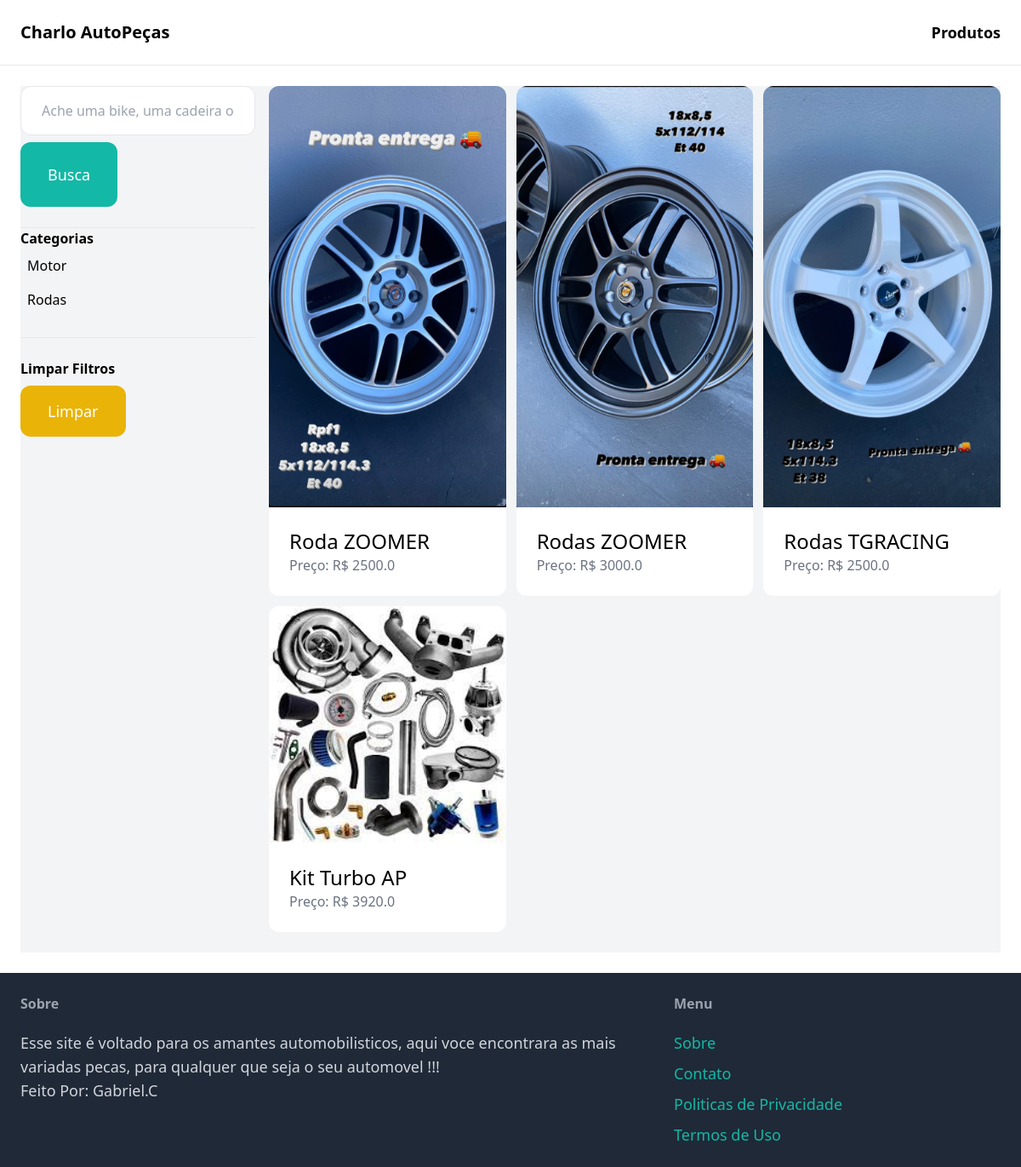
The app's page /items/ with its own data.
### item/models.py (models this page shows, shortened)
class category(models.Model):
    name = models.CharField(max_length=255)
    class Meta:
        ordering = ('name',)
        verbose_name_plural = 'Categorias'

class Item(models.Model):
    category = models.ForeignKey(category, related_name='items', on_delete=models.CASCADE)
    name = models.CharField(max_length=255)
    Descrição = models.TextField(blank=True, null=True)
    Preço = models.FloatField()
    image = models.ImageField(upload_to='item_images', blank=True, null=True)
    foi_vendido = models.BooleanField(default=False)

### item/views.py (the view)
# urls.py: path('items/', include('item.urls')),
def items(request):
    query = request.GET.get('query', '')
    category_id = request.GET.get('category',0)
    categorias = category.objects.all()
    items = Item.objects.filter(foi_vendido = False)
    if category_id:
        items = items.filter(category_id=category_id)
    if query:
        items = items.filter(Q(name__icontains = query) | Q(Descrição__icontains = query))
    return render(request, 'item/items.html', {
        'items': items,
        'query': query,
        'categorias': categorias,
        'category_id': int(category_id),
    })

### item/templates/item/items.html (shortened to what this page needs)
{% extends 'core/base.html' %}
{% block content %}
    <div class="pb-6 grid grid-cols-4 gap-4 bg-gray-100">
        <div class="col-span-1">
            <form method="get" action="{% url 'item:items' %}">
                <input name="query" class="w-full py-4 px-6 border rounded-xl" type="text" value="{{ query }}" placeholder="Ache uma bike, uma cadeira ou carro...">
                <button class="mt-2 py-6 px-8 text-lg bg-teal-500 text-white rounded-xl">Busca</button>
            </form>
            <hr class="mt-6">
            <p class="font-semibold">Categorias</p>
            <ul>
                {% for category in categorias %}
                    <li class="py-2 px-2 rounded-xl{% if category.id == category_id %} bg-gray-200{% endif %}">
                        <a href="{% url 'item:items' %}?query={{ query }}&category={{ category.id }}"> {{ category.name }}</a>
                    </li>
                {% endfor %}
            </ul>
            <hr class="my-6">
            <p class="font-semibold">Limpar Filtros</p>
            <ul>
                <li><a href="{% url 'item:items' %}" class="mt-2 py-4 px-8 inline-block bg-yellow-500 text-lg rounded-xl text-white">Limpar </a></li>
            </ul>
        </div>
        <div class="col-span-3">
            <div class="grid grid-cols-3 gap-3">
                {% for item in items %}
                    <div>
                        <a href="{% url 'item:detail' item.id %}">
                            <div>
                                <img src="{{item.image.url}}" height="50%" width="100%" class="rounded-t-xl">
                            </div>
                            <div class="p-6 bg-white rounded-b-xl">
                                <h2 class="text-2xl">{{item.name}}</h2>
                                <p class="text-gray-500">Preço: R$ {{item.Preço}}</p>
                            </div>
                        </a>
                    </div>
                {% endfor %}
            </div>
        </div>
    </div>
{% endblock %}

### records on screen
category: name "Motor"
category: name "Rodas"
Item: image (picture), name "Roda ZOOMER", Preço "2500.0"
Item: image (picture), name "Rodas ZOOMER", Preço "3000.0"
Item: image (picture), name "Rodas TGRACING", Preço "2500.0"
Item: image (picture), name "Kit Turbo AP", Preço "3920.0"
